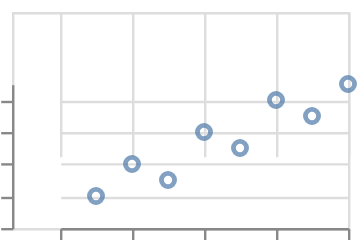

Here is the Vega-Lite specification saved for this chart:
### Vega-Lite specification from a JSON file in a GitHub repository (floating-point values rounded to 4 significant figures)
{"$schema": "https://vega.github.io/schema/vega-lite/v6.json", "padding": 5, "autosize": "none", "data": {"name": "table", "values": [{"c": "A", "g": "p", "x": 1, "y": 2, "v": 5, "t": "2024-01-15", "o": {"v": 3}, "IMDB Rating": 6.1, "d": "x1"}, {"c": "B", "g": "q", "x": 2, "y": 4, "v": 9, "t": "2024-02-20", "o": {"v": 7}, "IMDB Rating": 7.4, "d": "x2"}, {"c": "A", "g": "q", "x": 3, "y": 3, "v": 2, "t": "2024-03-05", "o": {"v": 1}, "IMDB Rating": 5.2, "d": "x1"}, {"c": "C", "g": "p", "x": 4, "y": 6, "v": 7, "t": "2024-05-30", "o": {"v": 4}, "IMDB Rating": 8.8, "d": "x3"}, {"c": "B", "g": "p", "x": 5, "y": 5, "v": 4, "t": "2024-07-11", "o": {"v": 9}, "IMDB Rating": 6.9, "d": "x2"}, {"c": "C", "g": "q", "x": 6, "y": 8, "v": 6, "t": "2024-09-02", "o": {"v": 2}, "IMDB Rating": 7.7, "d": "x3"}, {"c": "A", "g": "p", "x": 7, "y": 7, "v": 8, "t": "2024-11-25", "o": {"v": 5}, "IMDB Rating": 4.4, "d": "x1"}, {"c": "B", "g": "q", "x": 8, "y": 9, "v": 3, "t": "2024-12-31", "o": {"v": 8}, "IMDB Rating": 9.1, "d": "x2"}]}, "width": 140, "height": 90, "mark": "point", "encoding": {"x": {"field": "x", "type": "quantitative", "scale": {"rangeMin": 20}}, "y": {"field": "y", "type": "quantitative", "scale": {"rangeMax": 30}}}}
